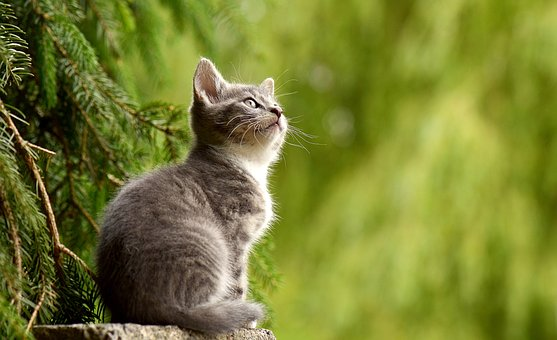
#> input picture gtu-main/cat-2083492__340.jpg, 557 x 340 px
$ jupyter execute Module-4-Assesment.ipynb
#> lines starting #> are read from the running program, lines starting #| are printed output that depends on the picture
[cell 1]
import cv2
import numpy as np
import matplotlib.pyplot as plt

image = cv2.imread("cat-2083492__340.jpg")
#> image is the input picture: shape (340, 557, 3); mean B, G, R 50, 125.9, 119.2
# Loading the image

half = cv2.resize(image, (0, 0), fx = 0.1, fy = 0.1)
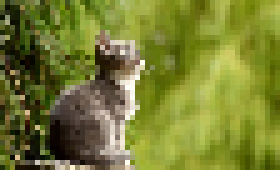
#> half: shape (34, 56, 3) (shown 5 times larger); mean B, G, R 50.1, 126.2, 119.4
bigger = cv2.resize(image, (1050, 1610))
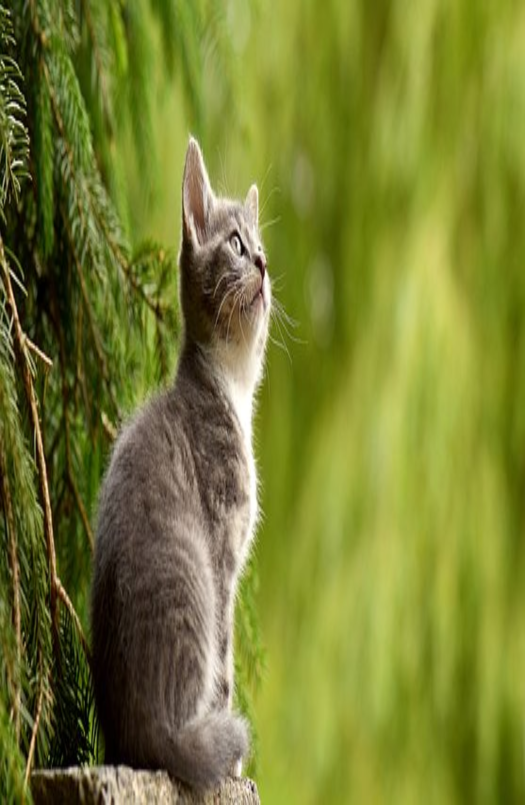
#> bigger: shape (1610, 1050, 3) (shown at 1/2 size); mean B, G, R 49.9, 125.8, 119.1

stretch_near = cv2.resize(image, (780, 540),
               interpolation = cv2.INTER_LINEAR)
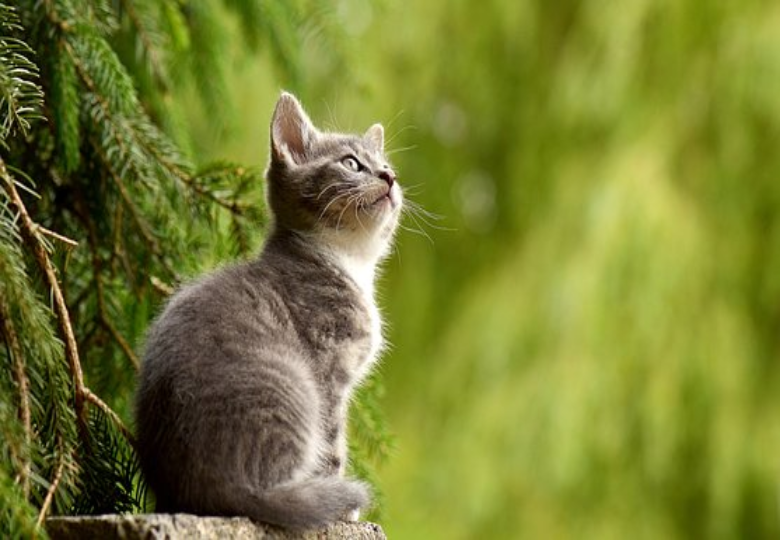
#> stretch_near: shape (540, 780, 3); mean B, G, R 49.9, 125.8, 119.1


Titles =["Original", "Half", "Bigger", "Interpolation Nearest"]
images =[image, half, bigger, stretch_near]
count = 4

for i in range(count):
    plt.subplot(2, 2, i + 1)
    plt.title(Titles[i])
    plt.imshow(images[i])

plt.show()
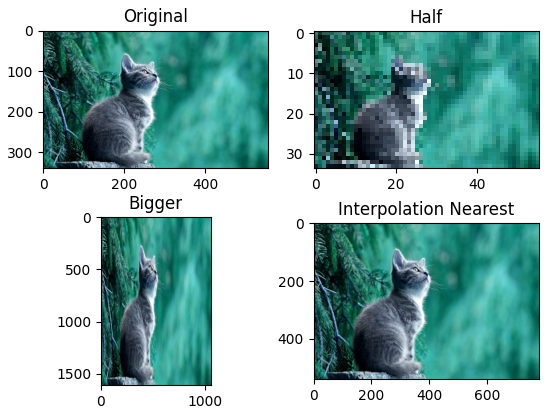
#> figure drawn by matplotlib, 4 panels; B, G, R data is drawn as R, G, B

$ run again, with gtu-main/eye_image1.jpg copied over gtu-main/cat-2083492__340.jpg
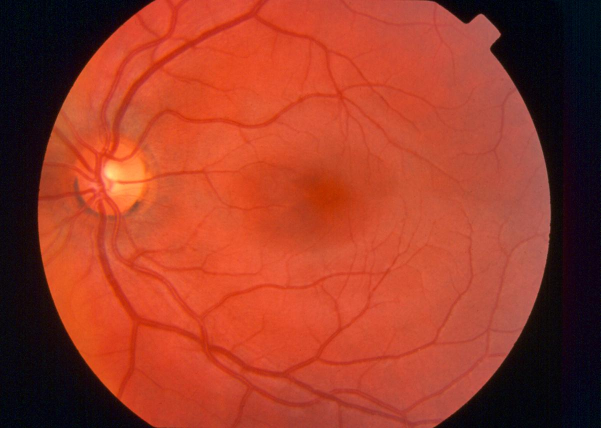
#> input picture gtu-main/eye_image1.jpg, 1201 x 856 px (shown at 1/2 size)
#> image is the input picture: shape (856, 1201, 3); mean B, G, R 40, 59.1, 157.5
#> `bigger = cv2.resize(image, (1050, 1610))`:
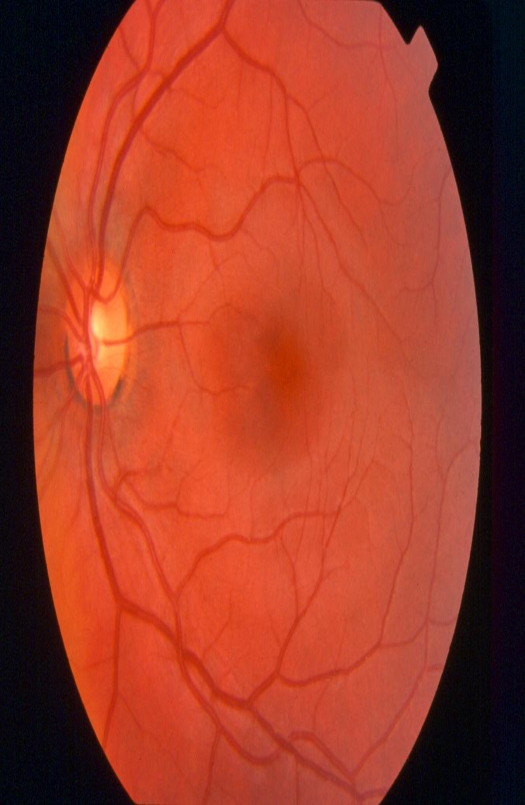
#> bigger: shape (1610, 1050, 3) (shown at 1/2 size); mean B, G, R 39.9, 59, 157.4
#> `plt.show()`:
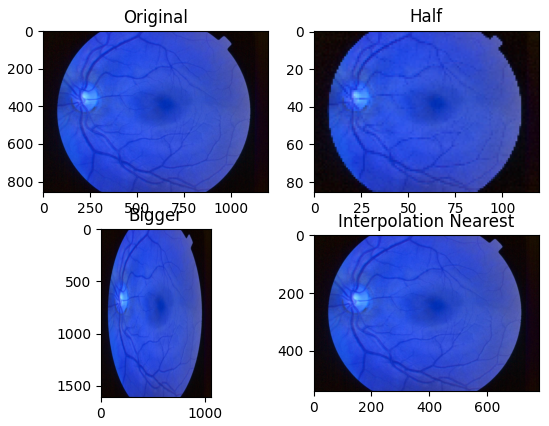
#> figure drawn by matplotlib, 4 panels; B, G, R data is drawn as R, G, B
